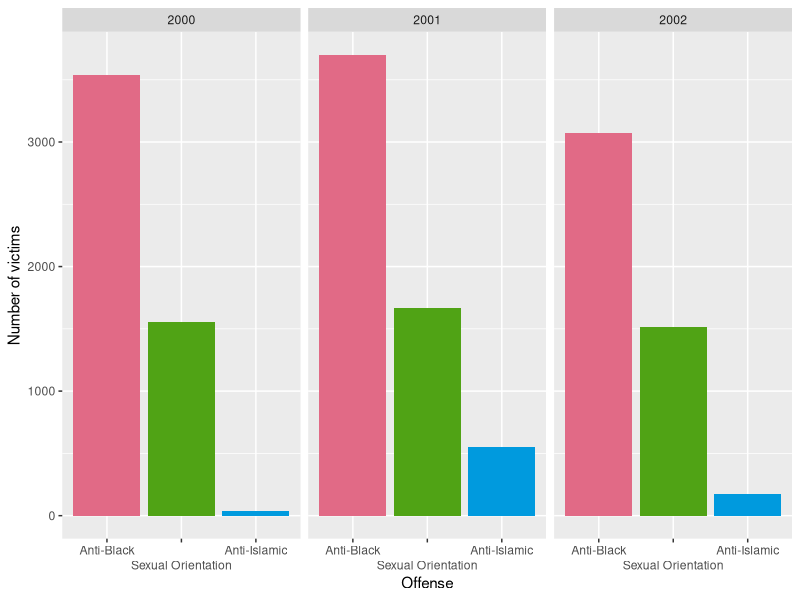

Write R code to recreate this figure.
## ---- chunk 1
knitr::opts_chunk$set(
  echo = FALSE, 
  message = FALSE, 
  warning = FALSE, 
  cache = TRUE,
  cache.path = "tutorial08-cache/",
  fig.path = "images/tutorial08/",
  fig.align = "center"
)
## ---- chunk 2
library(tidyverse)
library(colorspace)
library(here)
library(knitr)
library(kableExtra)
## ---- chunk 3
df <- tribble(~year, ~offense, ~victim,
              2000, "Anti-Black", 3535,
              2000, "Sexual Orientation", 1558,
              2000, "Anti-Islamic", 36,
              2001, "Anti-Black", 3700,
              2001, "Sexual Orientation", 1664,
              2001, "Anti-Islamic", 554,
              2002, "Anti-Black", 3076,
              2002, "Sexual Orientation", 1513,
              2002, "Anti-Islamic", 174) %>% 
  mutate(offense = fct_reorder(offense, -victim))
## ---- chunk 4
ggplot(df, aes(offense, victim)) + 
  geom_col(aes(fill = offense)) +
  facet_grid(. ~ year) + 
  guides(x = guide_axis(n.dodge = 2),
         fill = FALSE) + 
  labs(x = "Offense", y = "Number of victims") +
  scale_fill_discrete_qualitative()
## ---- chunk 5
df %>% 
  kable(caption = "The number of victims by hate crime in the USA. Data sourced from https://ucr.fbi.gov/hate-crime.",
        col.names = c("Year", "Offense", "Victims")) %>% 
  kable_paper(bootstrap_options = "striped", full_width = F)
